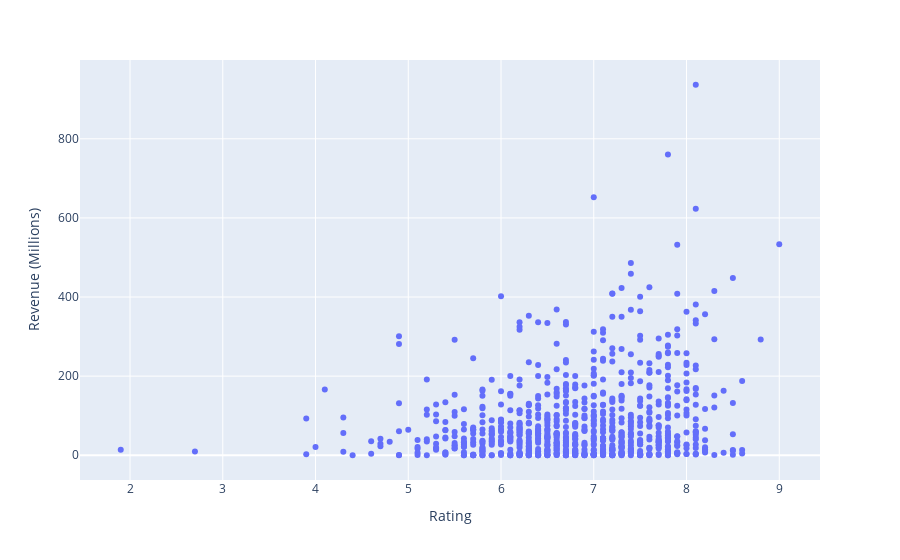

Notebook cell for this chart:
### Code cell
fig = px.scatter(data,x='Rating',y='Revenue (Millions)')
fig.show()

### Figure 1 — Plotly figure (JSON) as saved in the notebook; plotly's stock layout.template omitted (floating-point values rounded to 4 significant figures; data arrays with more than 128 entries replaced by an {"elided": "..."} marker saying what was removed)
{"data": [{"hovertemplate": "Rating=%{x}<br>Revenue (Millions)=%{y}<extra></extra>", "legendgroup": "", "marker": {"color": "#636efa", "symbol": "circle"}, "mode": "markers", "name": "", "orientation": "v", "showlegend": false, "type": "scatter", "x": {"elided": "838 float values"}, "xaxis": "x", "y": {"elided": "838 float values"}, "yaxis": "y"}], "layout": {"legend": {"tracegroupgap": 0}, "margin": {"t": 60}, "xaxis": {"anchor": "y", "domain": [0, 1], "title": {"text": "Rating"}}, "yaxis": {"anchor": "x", "domain": [0, 1], "title": {"text": "Revenue (Millions)"}}}}
